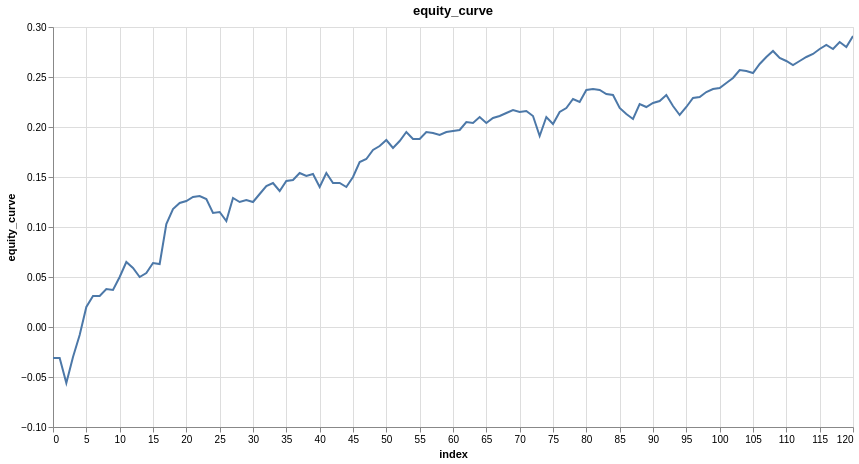

Source (notebook cell):
### Code cell
research.plot_column(model_trades, 'equity_curve')

### Figure 1 — Vega specification as saved in the notebook (floating-point values rounded to 4 significant figures)
{"$schema": "https://vega.github.io/schema/vega/v6.json", "data": [{"name": "param_1e9efca18e7a2868_store"}, {"name": "source_0", "values": [{"equity_curve": -0.031, "index": 0}, {"equity_curve": -0.031, "index": 1}, {"equity_curve": -0.056, "index": 2}, {"equity_curve": -0.03, "index": 3}, {"equity_curve": -0.008, "index": 4}, {"equity_curve": 0.02, "index": 5}, {"equity_curve": 0.031, "index": 6}, {"equity_curve": 0.031, "index": 7}, {"equity_curve": 0.038, "index": 8}, {"equity_curve": 0.037, "index": 9}, {"equity_curve": 0.05, "index": 10}, {"equity_curve": 0.065, "index": 11}, {"equity_curve": 0.059, "index": 12}, {"equity_curve": 0.05, "index": 13}, {"equity_curve": 0.054, "index": 14}, {"equity_curve": 0.064, "index": 15}, {"equity_curve": 0.063, "index": 16}, {"equity_curve": 0.103, "index": 17}, {"equity_curve": 0.118, "index": 18}, {"equity_curve": 0.124, "index": 19}, {"equity_curve": 0.126, "index": 20}, {"equity_curve": 0.13, "index": 21}, {"equity_curve": 0.131, "index": 22}, {"equity_curve": 0.128, "index": 23}, {"equity_curve": 0.114, "index": 24}, {"equity_curve": 0.115, "index": 25}, {"equity_curve": 0.106, "index": 26}, {"equity_curve": 0.129, "index": 27}, {"equity_curve": 0.125, "index": 28}, {"equity_curve": 0.127, "index": 29}, {"equity_curve": 0.125, "index": 30}, {"equity_curve": 0.133, "index": 31}, {"equity_curve": 0.141, "index": 32}, {"equity_curve": 0.144, "index": 33}, {"equity_curve": 0.136, "index": 34}, {"equity_curve": 0.146, "index": 35}, {"equity_curve": 0.147, "index": 36}, {"equity_curve": 0.154, "index": 37}, {"equity_curve": 0.151, "index": 38}, {"equity_curve": 0.153, "index": 39}, {"equity_curve": 0.14, "index": 40}, {"equity_curve": 0.154, "index": 41}, {"equity_curve": 0.144, "index": 42}, {"equity_curve": 0.144, "index": 43}, {"equity_curve": 0.14, "index": 44}, {"equity_curve": 0.15, "index": 45}, {"equity_curve": 0.165, "index": 46}, {"equity_curve": 0.168, "index": 47}, {"equity_curve": 0.177, "index": 48}, {"equity_curve": 0.181, "index": 49}, {"equity_curve": 0.187, "index": 50}, {"equity_curve": 0.179, "index": 51}, {"equity_curve": 0.186, "index": 52}, {"equity_curve": 0.195, "index": 53}, {"equity_curve": 0.188, "index": 54}, {"equity_curve": 0.188, "index": 55}, {"equity_curve": 0.195, "index": 56}, {"equity_curve": 0.194, "index": 57}, {"equity_curve": 0.192, "index": 58}, {"equity_curve": 0.195, "index": 59}, {"equity_curve": 0.196, "index": 60}, {"equity_curve": 0.197, "index": 61}, {"equity_curve": 0.205, "index": 62}, {"equity_curve": 0.204, "index": 63}, {"equity_curve": 0.21, "index": 64}, {"equity_curve": 0.204, "index": 65}, {"equity_curve": 0.209, "index": 66}, {"equity_curve": 0.211, "index": 67}, {"equity_curve": 0.214, "index": 68}, {"equity_curve": 0.217, "index": 69}, {"equity_curve": 0.215, "index": 70}, {"equity_curve": 0.216, "index": 71}, {"equity_curve": 0.211, "index": 72}, {"equity_curve": 0.191, "index": 73}, {"equity_curve": 0.21, "index": 74}, {"equity_curve": 0.203, "index": 75}, {"equity_curve": 0.215, "index": 76}, {"equity_curve": 0.219, "index": 77}, {"equity_curve": 0.228, "index": 78}, {"equity_curve": 0.225, "index": 79}, {"equity_curve": 0.237, "index": 80}, {"equity_curve": 0.238, "index": 81}, {"equity_curve": 0.237, "index": 82}, {"equity_curve": 0.233, "index": 83}, {"equity_curve": 0.232, "index": 84}, {"equity_curve": 0.219, "index": 85}, {"equity_curve": 0.213, "index": 86}, {"equity_curve": 0.208, "index": 87}, {"equity_curve": 0.223, "index": 88}, {"equity_curve": 0.22, "index": 89}, {"equity_curve": 0.224, "index": 90}, {"equity_curve": 0.226, "index": 91}, {"equity_curve": 0.232, "index": 92}, {"equity_curve": 0.221, "index": 93}, {"equity_curve": 0.212, "index": 94}, {"equity_curve": 0.22, "index": 95}, {"equity_curve": 0.229, "index": 96}, {"equity_curve": 0.23, "index": 97}, {"equity_curve": 0.235, "index": 98}, {"equity_curve": 0.238, "index": 99}, {"equity_curve": 0.239, "index": 100}, {"equity_curve": 0.244, "index": 101}, {"equity_curve": 0.249, "index": 102}, {"equity_curve": 0.257, "index": 103}, {"equity_curve": 0.256, "index": 104}, {"equity_curve": 0.254, "index": 105}, {"equity_curve": 0.263, "index": 106}, {"equity_curve": 0.27, "index": 107}, {"equity_curve": 0.276, "index": 108}, {"equity_curve": 0.269, "index": 109}, {"equity_curve": 0.266, "index": 110}, {"equity_curve": 0.262, "index": 111}, {"equity_curve": 0.266, "index": 112}, {"equity_curve": 0.27, "index": 113}, {"equity_curve": 0.273, "index": 114}, {"equity_curve": 0.278, "index": 115}, {"equity_curve": 0.282, "index": 116}, {"equity_curve": 0.278, "index": 117}, {"equity_curve": 0.285, "index": 118}, {"equity_curve": 0.28, "index": 119}, {"equity_curve": 0.291, "index": 120}]}, {"name": "source_0_x_domain_index", "values": [{"min": 0, "max": 120}]}, {"name": "source_0_y_domain_equity_curve", "values": [{"min": -0.056, "max": 0.291}]}], "signals": [{"name": "unit", "value": {}, "on": [{"events": "pointermove", "update": "isTuple(group()) ? group() : unit"}]}, {"name": "param_1e9efca18e7a2868", "update": "vlSelectionResolve(\"param_1e9efca18e7a2868_store\", \"union\")"}, {"name": "param_1e9efca18e7a2868_index", "on": [{"events": [{"source": "view", "type": "dblclick"}], "update": "null"}, {"events": {"signal": "param_1e9efca18e7a2868_translate_delta"}, "update": "panLinear(param_1e9efca18e7a2868_translate_anchor.extent_x, -param_1e9efca18e7a2868_translate_delta.x / width)"}, {"events": {"signal": "param_1e9efca18e7a2868_zoom_delta"}, "update": "zoomLinear(domain(\"x\"), param_1e9efca18e7a2868_zoom_anchor.x, param_1e9efca18e7a2868_zoom_delta)"}]}, {"name": "param_1e9efca18e7a2868_equity_curve", "on": [{"events": [{"source": "view", "type": "dblclick"}], "update": "null"}, {"events": {"signal": "param_1e9efca18e7a2868_translate_delta"}, "update": "panLinear(param_1e9efca18e7a2868_translate_anchor.extent_y, param_1e9efca18e7a2868_translate_delta.y / height)"}, {"events": {"signal": "param_1e9efca18e7a2868_zoom_delta"}, "update": "zoomLinear(domain(\"y\"), param_1e9efca18e7a2868_zoom_anchor.y, param_1e9efca18e7a2868_zoom_delta)"}]}, {"name": "param_1e9efca18e7a2868_tuple", "on": [{"events": [{"signal": "param_1e9efca18e7a2868_index || param_1e9efca18e7a2868_equity_curve"}], "update": "param_1e9efca18e7a2868_index && param_1e9efca18e7a2868_equity_curve ? {unit: \"\", fields: param_1e9efca18e7a2868_tuple_fields, values: [param_1e9efca18e7a2868_index,param_1e9efca18e7a2868_equity_curve]} : null"}]}, {"name": "param_1e9efca18e7a2868_tuple_fields", "value": [{"field": "index", "channel": "x", "type": "R"}, {"field": "equity_curve", "channel": "y", "type": "R"}]}, {"name": "param_1e9efca18e7a2868_translate_anchor", "value": {}, "on": [{"events": [{"source": "scope", "type": "pointerdown"}], "update": "{x: x(unit), y: y(unit), extent_x: domain(\"x\"), extent_y: domain(\"y\")}"}]}, {"name": "param_1e9efca18e7a2868_translate_delta", "value": {}, "on": [{"events": [{"source": "window", "between": [{"source": "scope", "type": "pointerdown"}, {"source": "window", "type": "pointerup"}], "type": "pointermove", "consume": true}], "update": "{x: param_1e9efca18e7a2868_translate_anchor.x - x(unit), y: param_1e9efca18e7a2868_translate_anchor.y - y(unit)}"}]}, {"name": "param_1e9efca18e7a2868_zoom_anchor", "on": [{"events": [{"source": "scope", "type": "wheel", "consume": true}], "update": "{x: invert(\"x\", x(unit)), y: invert(\"y\", y(unit))}"}]}, {"name": "param_1e9efca18e7a2868_zoom_delta", "on": [{"events": [{"source": "scope", "consume": true, "type": "wheel"}], "update": "pow(1.001, event.deltaY * pow(16, event.deltaMode))", "force": true}]}, {"name": "param_1e9efca18e7a2868_modify", "on": [{"events": {"signal": "param_1e9efca18e7a2868_tuple"}, "update": "modify(\"param_1e9efca18e7a2868_store\", param_1e9efca18e7a2868_tuple, true)"}]}], "marks": [{"type": "line", "name": "marks", "from": {"data": "source_0"}, "sort": {"field": "x"}, "encode": {"update": {"x": {"field": "index", "scale": "x"}, "y": {"field": "equity_curve", "scale": "y"}, "tooltip": {"signal": "{\"index\": format(datum[\"index\"], \"\"), \"equity_curve\": format(datum[\"equity_curve\"], \"\")}"}, "defined": {"signal": "isValid(datum[\"index\"]) && isFinite(+datum[\"index\"]) && isValid(datum[\"equity_curve\"]) && isFinite(+datum[\"equity_curve\"])"}, "stroke": {"value": "#4c78a8"}}}, "clip": true, "style": ["line"], "interactive": true}], "scales": [{"name": "x", "type": "linear", "domain": [{"signal": "(data(\"source_0_x_domain_index\")[0] || {}).min"}, {"signal": "(data(\"source_0_x_domain_index\")[0] || {}).max"}], "range": [0, {"signal": "width"}], "zero": false, "domainRaw": {"signal": "param_1e9efca18e7a2868[\"index\"]"}, "nice": true}, {"name": "y", "type": "linear", "domain": [{"signal": "(data(\"source_0_y_domain_equity_curve\")[0] || {}).min"}, {"signal": "(data(\"source_0_y_domain_equity_curve\")[0] || {}).max"}], "range": [{"signal": "height"}, 0], "domainRaw": {"signal": "param_1e9efca18e7a2868[\"equity_curve\"]"}, "nice": true, "zero": true}], "axes": [{"scale": "x", "gridScale": "y", "zindex": 0, "orient": "bottom", "minExtent": 0, "domain": false, "grid": true, "labels": false, "tickCount": {"signal": "ceil(width/40)"}, "maxExtent": 0, "aria": false, "ticks": false}, {"scale": "y", "tickCount": {"signal": "ceil(height/40)"}, "grid": true, "labels": false, "aria": false, "domain": false, "maxExtent": 0, "minExtent": 0, "zindex": 0, "orient": "left", "ticks": false, "gridScale": "x"}, {"scale": "x", "orient": "bottom", "labelOverlap": true, "zindex": 0, "labelFlush": true, "tickCount": {"signal": "ceil(width/40)"}, "title": "index", "grid": false}, {"scale": "y", "grid": false, "orient": "left", "labelOverlap": true, "tickCount": {"signal": "ceil(height/40)"}, "zindex": 0, "title": "equity_curve"}], "title": {"text": "equity_curve", "frame": "group"}, "padding": 5, "height": 400, "style": "cell", "background": "white", "width": 800}
